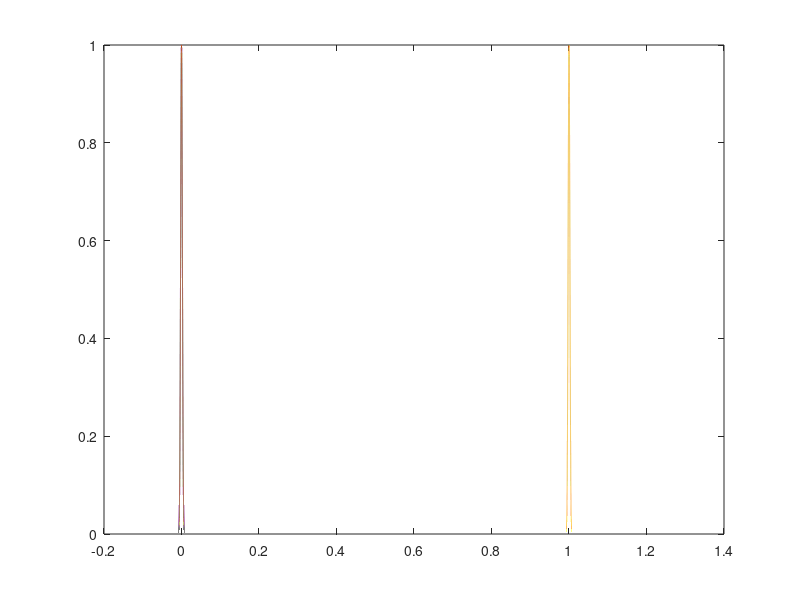

MATLAB code to generate this figure:
clear all
clc

%% lebal 1

centriod = 0;
width = 0.00001;
s = 1000* width;

x = -s+centriod : width* 10^-1 : s+centriod;
y = exp( - (x - centriod).^2 / width);

%% lebal 2

centriod = 0;
width = 0.00001;
s = 1000* width;

x2 = -s+centriod : width* 10^-1 : s+centriod;
y2 = exp( - (x2 - centriod).^2 / width);

%% lebal 3

centriod = 1;
width = 0.00001;
s = 1000* width;

x3 = -s+centriod : width* 10^-1 : s+centriod;
y3 = exp( - (x3 - centriod).^2 / width);


%%
plot(x,y,x2,y2, x3, y3)